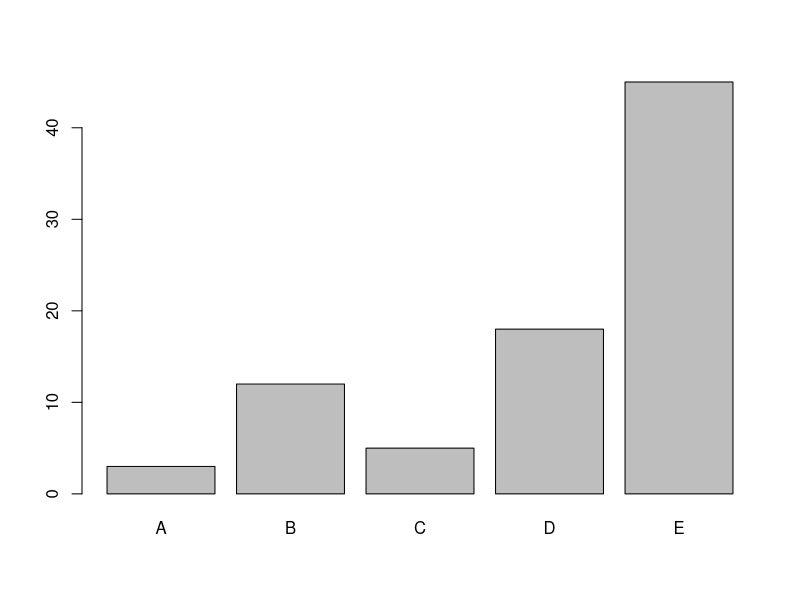
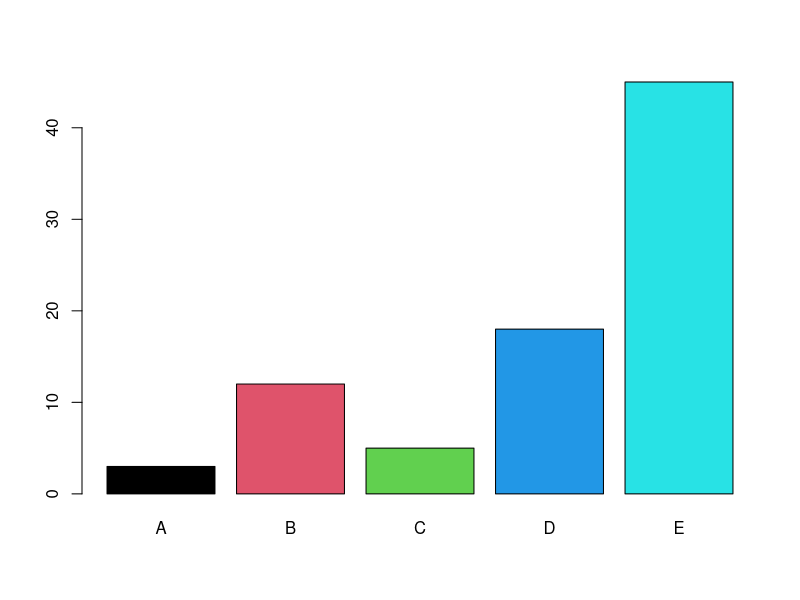
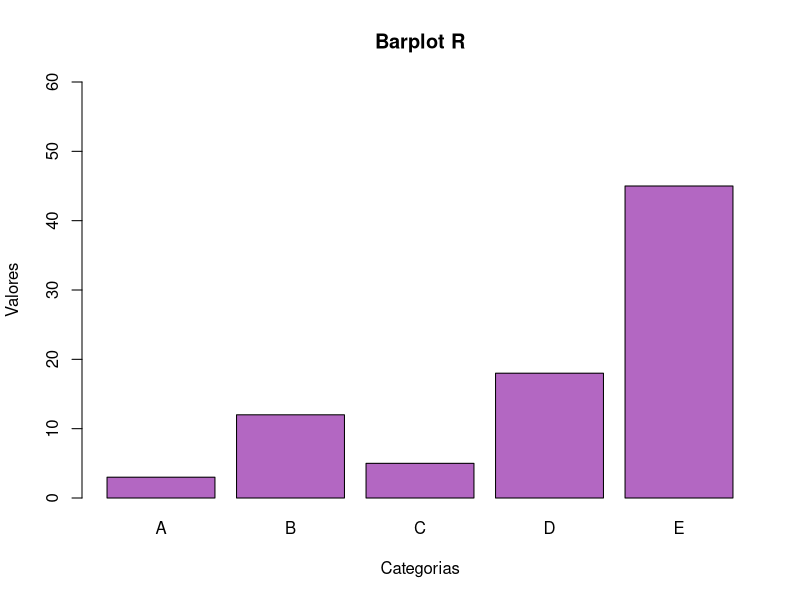

Generate these figures, in order, with R:
# Parte 5.1
# Plotando Gráficos com Barplot

setwd("D:/Estudo/Tecnologias/BI/PowerBI/Cap12/R/DS-ini")
getwd()


# Dados
vetor_total_resultados = c(3, 12 ,5, 18, 45)
names(vetor_total_resultados) = c("A", "B", "C", "D", "E")
vetor_total_resultados

# Barplot #
#?barplot
barplot(vetor_total_resultados)
barplot(vetor_total_resultados, col =  c(1,2,3,4,5))

# Salvando grafico
png("barplot.png", width = 480, height = 480)
barplot(vetor_total_resultados
        , col = rgb(0.5, .01, 0.6, 0.6)
        , xlab = "Categorias"
        , ylab = "Valores"
        , main = "Barplot R"
        , ylim = c(0, 60))
dev.off()

